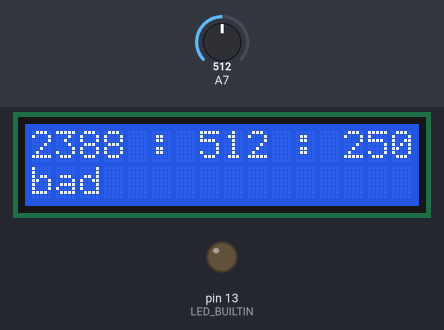
The sketch below on a simulated Arduino Nano, built with avr-gcc and run on an emulated ATmega328P. Parts: 16×2 character LCD, output pins drawn as LEDs (lit = HIGH). The inputs (shaded band) are chosen by the test bench; at power-on: A7 = 512.

Above: at 1.8 s.
1.9 s: A7 set to 179
At 3.4 s:
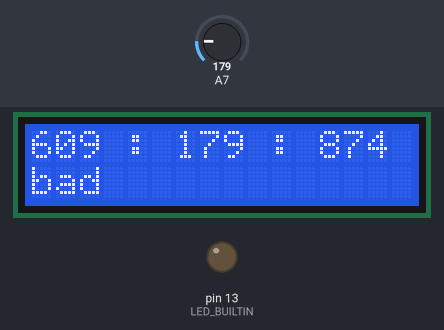
3.9 s: A7 set to 161
At 6.1 s:
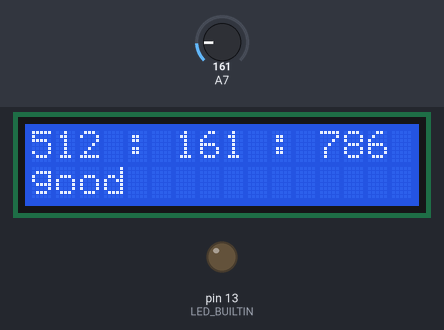
6.4 s: A7 set to 122
At 8.2 s:
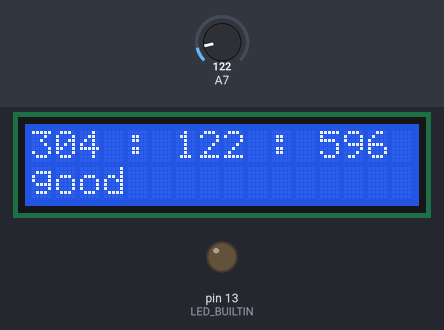
Timing chart, 0 to 9.7 s (numbered marks = the images above; inputs shaded):
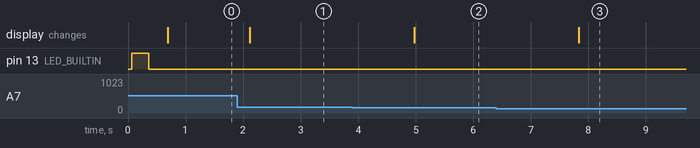

The sketch:

pHtransTester.ino
```cpp
#include <Arduino.h>
#include <Wire.h>
#include <LiquidCrystal_PCF8574.h> // https://github.com/mathertel/LiquidCrystal_PCF8574

LiquidCrystal_PCF8574 lcd(0x27);  // set the LCD address to 0x27 for a 16 chars and 2 line display

void setup() {
  Serial.begin(9600);
  while (!Serial)
    ;
  Wire.begin();
  Wire.beginTransmission(0x27);
  lcd.begin(16, 2);  // initialize the lcd


  pinMode(LED_BUILTIN, OUTPUT);
  digitalWrite(LED_BUILTIN, HIGH);  // Blink for power/run indication
  delay(300);
  digitalWrite(LED_BUILTIN, LOW);
  delay(300);
}

void loop() {
  const int sensorValue = analogRead(A7);

  // Convert the analog reading (which goes from 0 - 1023) to a voltage (0 - 5V)
const float resistance = 80; // This changes, for some reason the inrush 4-20 adds a resistance to the pin and it changes every time
const float LowVoltage = 0.004 * resistance;
const float HighVoltage = 0.020 * resistance;

  const int pH = map(sensorValue, ((1023 * LowVoltage) / 5), ((1023 * HighVoltage) / 5), 0, 1400);  // using a 150 ohm resistor, so 4-20 mA maps to 0.6-3 V // ~60 ohm now so 0.24-1.2V
  const int milivolts = map(sensorValue, 0, 1023, 0, 5000);

    lcd.setBacklight(255);
    lcd.home();
    lcd.clear();
    lcd.print(pH);
    lcd.print(" : ");
    lcd.print(sensorValue);
    lcd.print(" : ");
    lcd.print(milivolts);
    lcd.print(" mV");
    lcd.setCursor(0, 1);
    if (pH >= 250 && pH <= 550) {
      lcd.print("good");
    } else {
      lcd.print("bad");
    }

    delay(1400);
}
```

Measured:
- the behaviour switches between 169 and 168 on A7 (found by bisection; images 1 and 2)
- after the input at 1.9 s, the display: changes after 0.22 s (image 1)
- after the input at 3.9 s, the display: changes after 1.1 s (image 2)
- after the input at 6.4 s, the display: changes after 1.4 s (image 3)
